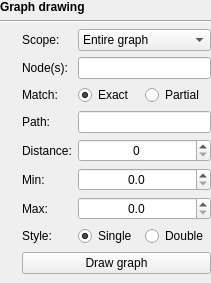
         <widget class="QWidget" name="graphDrawingWidget" native="true">
          <property name="enabled">
           <bool>true</bool>
          </property>
          <layout class="QVBoxLayout" name="verticalLayout_2">
           <property name="leftMargin">
            <number>0</number>
           </property>
           <property name="topMargin">
            <number>0</number>
           </property>
           <property name="rightMargin">
            <number>0</number>
           </property>
           <property name="bottomMargin">
            <number>0</number>
           </property>
           <item>
            <widget class="QLabel" name="label_5">
             <property name="font">
              <font>
               <bold>true</bold>
              </font>
             </property>
             <property name="text">
              <string>Graph drawing</string>
             </property>
            </widget>
           </item>
           <item>
            <widget class="Line" name="line">
             <property name="orientation">
              <enum>Qt::Horizontal</enum>
             </property>
            </widget>
           </item>
           <item>
            <widget class="QWidget" name="graphDrawingWidget_2" native="true">
             <layout class="QGridLayout" name="graphDrawingGridLayout">
              <property name="leftMargin">
               <number>0</number>
              </property>
              <property name="topMargin">
               <number>0</number>
              </property>
              <property name="rightMargin">
               <number>0</number>
              </property>
              <item row="2" column="0">
               <widget class="InfoTextWidget" name="startingNodesMatchTypeInfoText" native="true">
                <property name="enabled">
                 <bool>true</bool>
                </property>
                <property name="sizePolicy">
                 <sizepolicy hsizetype="Fixed" vsizetype="Fixed">
                  <horstretch>0</horstretch>
                  <verstretch>0</verstretch>
                 </sizepolicy>
                </property>
                <property name="minimumSize">
                 <size>
                  <width>16</width>
                  <height>16</height>
                 </size>
                </property>
               </widget>
              </item>
              <item row="1" column="0">
               <widget class="InfoTextWidget" name="startingNodesInfoText" native="true">
                <property name="enabled">
                 <bool>true</bool>
                </property>
                <property name="sizePolicy">
                 <sizepolicy hsizetype="Fixed" vsizetype="Fixed">
                  <horstretch>0</horstretch>
                  <verstretch>0</verstretch>
                 </sizepolicy>
                </property>
                <property name="minimumSize">
                 <size>
                  <width>16</width>
                  <height>16</height>
                 </size>
                </property>
               </widget>
              </item>
              <item row="0" column="0">
               <widget class="InfoTextWidget" name="graphScopeInfoText" native="true">
                <property name="sizePolicy">
                 <sizepolicy hsizetype="Fixed" vsizetype="Fixed">
                  <horstretch>0</horstretch>
                  <verstretch>0</verstretch>
                 </sizepolicy>
                </property>
                <property name="minimumSize">
                 <size>
                  <width>16</width>
                  <height>16</height>
                 </size>
                </property>
               </widget>
              </item>
              <item row="2" column="2">
               <widget class="QWidget" name="startingNodesMatchTypeWidget" native="true">
                <layout class="QHBoxLayout" name="horizontalLayout_5">
                 <property name="spacing">
                  <number>0</number>
                 </property>
                 <property name="leftMargin">
                  <number>0</number>
                 </property>
                 <property name="topMargin">
                  <number>0</number>
                 </property>
                 <property name="rightMargin">
                  <number>0</number>
                 </property>
                 <property name="bottomMargin">
                  <number>0</number>
                 </property>
                 <item>
                  <widget class="QRadioButton" name="startingNodesExactMatchRadioButton">
                   <property name="sizePolicy">
                    <sizepolicy hsizetype="Minimum" vsizetype="Fixed">
                     <horstretch>0</horstretch>
                     <verstretch>0</verstretch>
                    </sizepolicy>
                   </property>
                   <property name="focusPolicy">
                    <enum>Qt::StrongFocus</enum>
                   </property>
                   <property name="text">
                    <string>Exact</string>
                   </property>
                   <property name="checked">
                    <bool>true</bool>
                   </property>
                  </widget>
                 </item>
                 <item>
                  <widget class="QRadioButton" name="startingNodesPartialMatchRadioButton">
                   <property name="sizePolicy">
                    <sizepolicy hsizetype="Minimum" vsizetype="Fixed">
                     <horstretch>0</horstretch>
                     <verstretch>0</verstretch>
                    </sizepolicy>
                   </property>
                   <property name="focusPolicy">
                    <enum>Qt::StrongFocus</enum>
                   </property>
                   <property name="text">
                    <string>Partial</string>
                   </property>
                  </widget>
                 </item>
                </layout>
               </widget>
              </item>
              <item row="3" column="0">
               <widget class="InfoTextWidget" name="pathSelectionInfoText" native="true">
                <property name="enabled">
                 <bool>true</bool>
                </property>
                <property name="sizePolicy">
                 <sizepolicy hsizetype="Fixed" vsizetype="Fixed">
                  <horstretch>0</horstretch>
                  <verstretch>0</verstretch>
                 </sizepolicy>
                </property>
                <property name="minimumSize">
                 <size>
                  <width>16</width>
                  <height>16</height>
                 </size>
                </property>
               </widget>
              </item>
              <item row="3" column="1">
               <widget class="QLabel" name="pathSelectionLabel">
                <property name="enabled">
                 <bool>true</bool>
                </property>
                <property name="text">
                 <string>Path:</string>
                </property>
               </widget>
              </item>
              <item row="3" column="2">
               <widget class="QLineEdit" name="pathSelectionLineEdit">
                <property name="enabled">
                 <bool>true</bool>
                </property>
                <property name="sizePolicy">
                 <sizepolicy hsizetype="Minimum" vsizetype="Fixed">
                  <horstretch>0</horstretch>
                  <verstretch>0</verstretch>
                 </sizepolicy>
                </property>
                <property name="focusPolicy">
                 <enum>Qt::StrongFocus</enum>
                </property>
               </widget>
              </item>
              <item row="4" column="0">
               <widget class="InfoTextWidget" name="nodeDistanceInfoText" native="true">
                <property name="enabled">
                 <bool>true</bool>
                </property>
                <property name="sizePolicy">
                 <sizepolicy hsizetype="Fixed" vsizetype="Fixed">
                  <horstretch>0</horstretch>
                  <verstretch>0</verstretch>
                 </sizepolicy>
                </property>
                <property name="minimumSize">
                 <size>
                  <width>16</width>
                  <height>16</height>
                 </size>
                </property>
               </widget>
              </item>
              <item row="4" column="1">
               <widget class="QLabel" name="nodeDistanceLabel">
                <property name="enabled">
                 <bool>true</bool>
                </property>
                <property name="text">
                 <string>Distance:</string>
                </property>
               </widget>
              </item>
              <item row="4" column="2">
               <widget class="QSpinBox" name="nodeDistanceSpinBox">
                <property name="enabled">
                 <bool>true</bool>
                </property>
                <property name="sizePolicy">
                 <sizepolicy hsizetype="Minimum" vsizetype="Fixed">
                  <horstretch>0</horstretch>
                  <verstretch>0</verstretch>
                 </sizepolicy>
                </property>
                <property name="focusPolicy">
                 <enum>Qt::StrongFocus</enum>
                </property>
                <property name="alignment">
                 <set>Qt::AlignCenter</set>
                </property>
                <property name="maximum">
                 <number>10000</number>
                </property>
               </widget>
              </item>
              <item row="7" column="0">
               <widget class="InfoTextWidget" name="nodeStyleInfoText" native="true">
                <property name="sizePolicy">
                 <sizepolicy hsizetype="Fixed" vsizetype="Fixed">
                  <horstretch>0</horstretch>
                  <verstretch>0</verstretch>
                 </sizepolicy>
                </property>
                <property name="minimumSize">
                 <size>
                  <width>16</width>
                  <height>16</height>
                 </size>
                </property>
               </widget>
              </item>
              <item row="7" column="2">
               <widget class="QWidget" name="nodeStyleWidget" native="true">
                <layout class="QHBoxLayout" name="horizontalLayout_6">
                 <property name="spacing">
                  <number>0</number>
                 </property>
                 <property name="leftMargin">
                  <number>0</number>
                 </property>
                 <property name="topMargin">
                  <number>0</number>
                 </property>
                 <property name="rightMargin">
                  <number>0</number>
                 </property>
                 <property name="bottomMargin">
                  <number>0</number>
                 </property>
                 <item>
                  <widget class="QRadioButton" name="singleNodesRadioButton">
                   <property name="sizePolicy">
                    <sizepolicy hsizetype="Minimum" vsizetype="Fixed">
                     <horstretch>0</horstretch>
                     <verstretch>0</verstretch>
                    </sizepolicy>
                   </property>
                   <property name="focusPolicy">
                    <enum>Qt::StrongFocus</enum>
                   </property>
                   <property name="text">
                    <string>Single</string>
                   </property>
                   <property name="checked">
                    <bool>true</bool>
                   </property>
                  </widget>
                 </item>
                 <item>
                  <widget class="QRadioButton" name="doubleNodesRadioButton">
                   <property name="sizePolicy">
                    <sizepolicy hsizetype="Minimum" vsizetype="Fixed">
                     <horstretch>0</horstretch>
                     <verstretch>0</verstretch>
                    </sizepolicy>
                   </property>
                   <property name="focusPolicy">
                    <enum>Qt::StrongFocus</enum>
                   </property>
                   <property name="text">
                    <string>Double</string>
                   </property>
                  </widget>
                 </item>
                </layout>
               </widget>
              </item>
              <item row="9" column="1" colspan="2">
               <widget class="QPushButton" name="drawGraphButton">
                <property name="focusPolicy">
                 <enum>Qt::StrongFocus</enum>
                </property>
                <property name="text">
                 <string>Draw graph</string>
                </property>
               </widget>
              </item>
              <item row="7" column="1">
               <widget class="QLabel" name="nodeStyleLabel">
                <property name="sizePolicy">
                 <sizepolicy hsizetype="Minimum" vsizetype="Preferred">
                  <horstretch>0</horstretch>
                  <verstretch>0</verstretch>
                 </sizepolicy>
                </property>
                <property name="text">
                 <string>Style:</string>
                </property>
               </widget>
              </item>
              <item row="1" column="1">
               <widget class="QLabel" name="startingNodesLabel">
                <property name="enabled">
                 <bool>true</bool>
                </property>
                <property name="sizePolicy">
                 <sizepolicy hsizetype="Minimum" vsizetype="Preferred">
                  <horstretch>0</horstretch>
                  <verstretch>0</verstretch>
                 </sizepolicy>
                </property>
                <property name="text">
                 <string>Node(s):</string>
                </property>
               </widget>
              </item>
              <item row="1" column="2">
               <widget class="QLineEdit" name="startingNodesLineEdit">
                <property name="enabled">
                 <bool>true</bool>
                </property>
                <property name="sizePolicy">
                 <sizepolicy hsizetype="Minimum" vsizetype="Fixed">
                  <horstretch>0</horstretch>
                  <verstretch>0</verstretch>
                 </sizepolicy>
                </property>
                <property name="focusPolicy">
                 <enum>Qt::StrongFocus</enum>
                </property>
               </widget>
              </item>
              <item row="0" column="2">
               <widget class="QComboBox" name="graphScopeComboBox">
                <property name="sizePolicy">
                 <sizepolicy hsizetype="Minimum" vsizetype="Fixed">
                  <horstretch>0</horstretch>
                  <verstretch>0</verstretch>
                 </sizepolicy>
                </property>
                <property name="focusPolicy">
                 <enum>Qt::StrongFocus</enum>
                </property>
                <item>
                 <property name="text">
                  <string>Entire graph</string>
                 </property>
                </item>
                <item>
                 <property name="text">
                  <string>Around nodes</string>
                 </property>
                </item>
                <item>
                 <property name="text">
                  <string>Around paths</string>
                 </property>
                </item>
                <item>
                 <property name="text">
                  <string>Around BLAST hits</string>
                 </property>
                </item>
                <item>
                 <property name="text">
                  <string>Depth range</string>
                 </property>
                </item>
               </widget>
              </item>
              <item row="0" column="1">
               <widget class="QLabel" name="graphScopeLabel">
                <property name="sizePolicy">
                 <sizepolicy hsizetype="Minimum" vsizetype="Preferred">
                  <horstretch>0</horstretch>
                  <verstretch>0</verstretch>
                 </sizepolicy>
                </property>
                <property name="text">
                 <string>Scope:</string>
                </property>
               </widget>
              </item>
              <item row="2" column="1">
               <widget class="QLabel" name="startingNodesMatchTypeLabel">
                <property name="enabled">
                 <bool>true</bool>
                </property>
                <property name="sizePolicy">
                 <sizepolicy hsizetype="Minimum" vsizetype="Preferred">
                  <horstretch>0</horstretch>
                  <verstretch>0</verstretch>
                 </sizepolicy>
                </property>
                <property name="text">
                 <string>Match:</string>
                </property>
               </widget>
              </item>
              <item row="5" column="2">
               <widget class="QDoubleSpinBox" name="minDepthSpinBox">
                <property name="focusPolicy">
                 <enum>Qt::StrongFocus</enum>
                </property>
                <property name="alignment">
                 <set>Qt::AlignCenter</set>
                </property>
                <property name="decimals">
                 <number>1</number>
                </property>
                <property name="maximum">
                 <double>1000000.000000000000000</double>
                </property>
               </widget>
              </item>
              <item row="5" column="0">
               <widget class="InfoTextWidget" name="minDepthInfoText" native="true">
                <property name="sizePolicy">
                 <sizepolicy hsizetype="Fixed" vsizetype="Fixed">
                  <horstretch>0</horstretch>
                  <verstretch>0</verstretch>
                 </sizepolicy>
                </property>
                <property name="minimumSize">
                 <size>
                  <width>16</width>
                  <height>16</height>
                 </size>
                </property>
               </widget>
              </item>
              <item row="9" column="0">
               <widget class="InfoTextWidget" name="drawGraphInfoText" native="true">
                <property name="sizePolicy">
                 <sizepolicy hsizetype="Fixed" vsizetype="Fixed">
                  <horstretch>0</horstretch>
                  <verstretch>0</verstretch>
                 </sizepolicy>
                </property>
                <property name="minimumSize">
                 <size>
                  <width>16</width>
                  <height>16</height>
                 </size>
                </property>
               </widget>
              </item>
              <item row="5" column="1">
               <widget class="QLabel" name="minDepthLabel">
                <property name="sizePolicy">
                 <sizepolicy hsizetype="Minimum" vsizetype="Preferred">
                  <horstretch>0</horstretch>
                  <verstretch>0</verstretch>
                 </sizepolicy>
                </property>
                <property name="text">
                 <string>Min:</string>
                </property>
               </widget>
              </item>
              <item row="6" column="0">
               <widget class="InfoTextWidget" name="maxDepthInfoText" native="true">
                <property name="sizePolicy">
                 <sizepolicy hsizetype="Fixed" vsizetype="Fixed">
                  <horstretch>0</horstretch>
                  <verstretch>0</verstretch>
                 </sizepolicy>
                </property>
                <property name="minimumSize">
                 <size>
                  <width>16</width>
                  <height>16</height>
                 </size>
                </property>
               </widget>
              </item>
              <item row="6" column="1">
               <widget class="QLabel" name="maxDepthLabel">
                <property name="sizePolicy">
                 <sizepolicy hsizetype="Minimum" vsizetype="Preferred">
                  <horstretch>0</horstretch>
                  <verstretch>0</verstretch>
                 </sizepolicy>
                </property>
                <property name="text">
                 <string>Max:</string>
                </property>
               </widget>
              </item>
              <item row="6" column="2">
               <widget class="QDoubleSpinBox" name="maxDepthSpinBox">
                <property name="focusPolicy">
                 <enum>Qt::StrongFocus</enum>
                </property>
                <property name="alignment">
                 <set>Qt::AlignCenter</set>
                </property>
                <property name="decimals">
                 <number>1</number>
                </property>
                <property name="maximum">
                 <double>1000000.000000000000000</double>
                </property>
               </widget>
              </item>
             </layout>
            </widget>
           </item>
          </layout>
         </widget>
